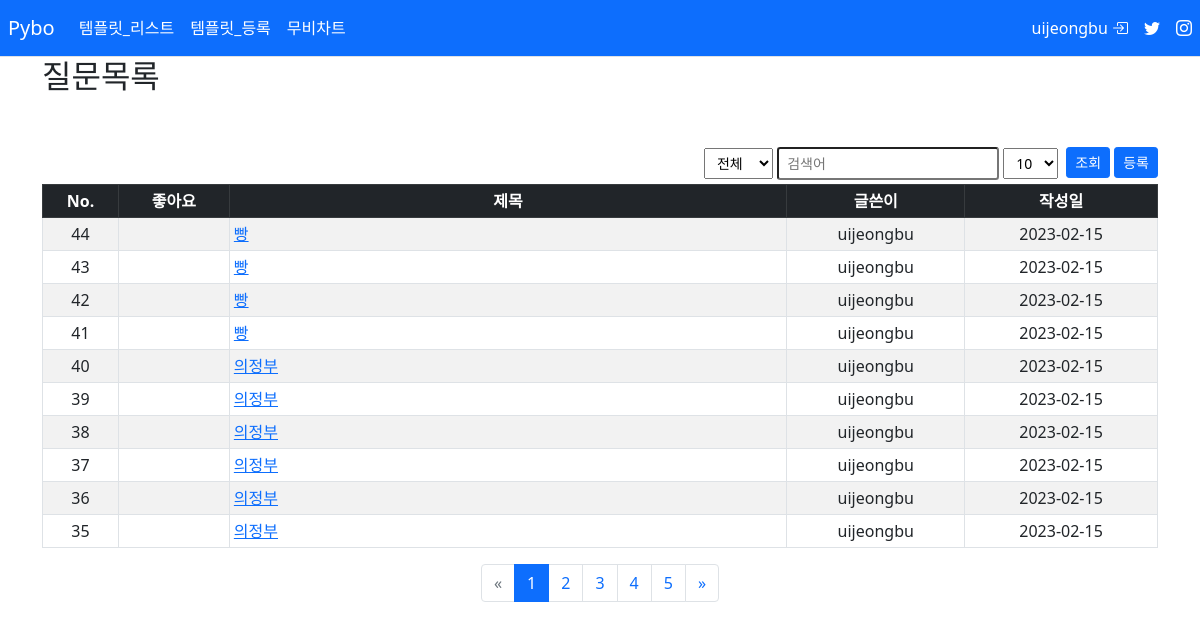
The app's page /pybo/ (signed in) with its own data.
### pybo/models.py (models this page shows, shortened)
class Question(models.Model):
    subject = models.CharField(max_length=200) # 글자수 제한
    content = models.TextField() #글자수 제한이 없는 경우
    create_date = models.DateTimeField() #날짜 + 시간
    author=models.ForeignKey(User,on_delete=models.CASCADE,related_name='author_question')   #회원테이블에 사용자 정보가 삭제 되면 Question 테이블 질문도 모두 삭제
    modify_date = models.DateTimeField(null=True,blank=True)
    voter = models.ManyToManyField(User, related_name='voter_question')

### pybo/views/base_views.py (the view)
# urls.py: path('',base_views.index, name='index'),
def index(request):
    page = request.GET.get('page', '1')  # 페이지
    kw = request.GET.get('kw', '')  # 검색어
    div = request.GET.get('div', '')  # 검색어구분
    size = request.GET.get('size', '10')  # 페이지 사이즈
    logging.info('page:{}'.format(page))
    logging.info('kw:{}'.format(kw))
    logging.info('div:{}'.format(div))
    logging.info('size:{}'.format(size))
    question_list = Question.objects.order_by('-create_date')  # order_by('-필드') desc, asc order_by('필드')
    if '10' == div:
        logging.info('if 10')
        question_list = question_list.filter(subject__contains=kw)
    elif '20' == div:
        logging.info('elif 20')
        question_list = question_list.filter(content__contains=kw)
    elif '30' == div:
        logging.info('elif 30')
        question_list = question_list.filter(author__username__contains=kw)
    paginator = Paginator(question_list, size)
    page_obj = paginator.get_page(page)
    context = {'question_list': page_obj,'kw':kw, 'page':page,'div':div,'size':size}
    logging.info('question_list:{}'.format(page_obj))
    return render(request, 'pybo/question_list.html', context)

### pybo/templatetags/pybo_filter.py (called while the page is built)
@register.filter
def sub(value, arg):
    return value - arg

### templates/pybo/question_list.html (shortened to what this page needs)
    {% extends 'base.html' %}
    {% load pybo_filter %}
    {% block content %}
    <div class="container">
        <div class="text-start mb-5">
            <h2>질문목록</h2>
        </div>
        <div class="d-grid gap-2 d-md-flex justify-content-end ">
            <div class="text-end my-1">
                <select class="form-select-sm"  id="search_div" >
                  <option selected value="">전체</option>
                </select>
                <input type="text" class="form-control-sm" id="search_kw" value="{{ kw | default_if_none:''}}"  placeholder="검색어">
                <select class="form-select-sm" id="page_size" >
                  <option value="10" {% if '10' == size %} selected {% endif %} >10</option>
                </select>
            </div>
            <div class="text-end my-1">
                <button class="btn btn-primary btn-sm" id="btn_search">조회</button>
                <a href="{% url 'pybo:question_create' %}" class="btn btn-primary btn-sm">등록</a>
            </div>
        </div>
        <table class="table table-striped table-hover table-bordered table-sm">
            <thead>
               <tr class="table-dark">
                <th scope="col" class="text-center">No.</th>
                <th scope="col" class="text-center">좋아요</th>
                <th scope="col" class="text-center" style="width: 50%;">제목</th>
                <th scope="col" class="text-center">글쓴이</th>
                <th scope="col" class="text-center">작성일</th>
               </tr>
            </thead>
            <tbody>
            {% if question_list %}
                {% for question in question_list  %}
                    <tr>
                        <td class="text-center">{{ question_list.paginator.count|sub:question_list.start_index|sub:forloop.counter0|add:1   }}</td>
                        <td class="text-start">
                        </td>
                        <td class="text-start"><a href="{% url 'pybo:detail' question.id %}">{{question.subject}}</a>
                        </td>
                        <td class="text-center">{{question.author.username}}</td>
                        <td class="text-center">{{question.create_date|date:"Y-m-d"}}</td>
                    </tr>
                {% endfor  %}
            {% else %}
                    <tr>
                        <td colspan="99">질문이 없습니다.</td>
                    </tr>
            {% endif %}
            </tbody>
        </table>
        <ul class="pagination justify-content-center">
          {% if question_list.has_previous %}
          <li class="page-item">
              <a class="page-link" data-page="{{ question_list.previous_page_number }}"
                 href="javascript:void(0);">&laquo;</a>
          </li>
          {% else %}
          <li class="page-item disabled">
              <a class="page-link" aria-disabled="true" href="#">&laquo;</a>
          </li>
          {% endif%}
          {% for page_number in question_list.paginator.page_range%}
          {% if page_number >= question_list.number|add:-5 and page_number <= question_list.number|add:5 %}
          {% if page_number == question_list.number %}
          <li class="page-item active" aria-current="page">
              <a class="page-link" data-page="{{page_number}}"
                 href="javascript:void(0);">{{page_number}}</a>
          </li>
          {% else %}
          <li class="page-item " aria-current="page">
              <a class="page-link" data-page="{{page_number}}"
                 href="javascript:void(0);">{{page_number}}</a>
          </li>
          {% endif %}
          {% endif %}
          {% endfor %}
          {% if question_list.has_next %}
          <li class="page-item">
              <a class="page-link"  data-page="{{ question_list.next_page_number }}"
                 href="javascript:void(0);">&raquo;</a>
          </li>
          {% else %}
          <li class="page-item">
              <a class="page-link" tabindex="-1" aria-disabled="true"
                 href="javascript:void(0);">&raquo;</a>
          </li>
          {% endif %}
        </ul>
    </div>
    {% endblock %}

### templates/navbar.html (shortened to what this page needs)
  <nav class="navbar navbar-expand-lg  border-bottom navbar-dark bg-primary ps-2">
      <a class="navbar-brand" href="{% url 'pybo:index' %}">Pybo</a>
      <div class="collapse navbar-collapse" id="navbarNav">
        <div class="collapse navbar-collapse justify-content-start" >
            <ul class="navbar-nav">
                <li class="nav-item">
                  <a class="nav-link active" aria-current="page" href="{% url 'pybo:boot_list' %}">템플릿_리스트</a>
                </li>
                <li class="nav-item">
                  <a class="nav-link active" aria-current="page" href="{% url 'pybo:boot_reg' %}">템플릿_등록</a>
                </li>
                <li class="nav-item">
                  <a class="nav-link active" aria-current="page" href="{% url 'pybo:crawling_cgv' %}">무비차트</a>
                </li>
            </ul>
        </div>
      <div class="collapse navbar-collapse justify-content-end" >
          <ul class="navbar-nav">
            <li class="nav-item">
              {% if user.is_authenticated %}
              <a class="nav-link active" aria-current="page"
                 href="{% url 'common:logout' %}">{{ user.username }}
                <i class="bi bi-box-arrow-in-right"></i>
              </a>
              {% else %}
              <a class="nav-link active" aria-current="page"
                 href="{% url 'common:login' %}">로그인
                 <i class="bi bi-box-arrow-left"></i>
              </a>
              {% endif %}
            </li>
            <li class="nav-item">
                <a class="nav-link active" aria-current="page"
                 href="#">
                    <i class="bi bi-twitter"></i>
                </a>
            </li>
            <li class="nav-item">
              <a class="nav-link active" aria-current="page"
                 href="#">
                  <i class="bi bi-instagram"></i>
              </a>
            </li>
          </ul>
      </div>
    </div>
  </nav>

### records on screen
Question: paginator.count|sub "44", subject "빵", author.username "uijeongbu", create_date "2023-02-15"
Question: paginator.count|sub "43", subject "빵", author.username "uijeongbu", create_date "2023-02-15"
Question: paginator.count|sub "42", subject "빵", author.username "uijeongbu", create_date "2023-02-15"
Question: paginator.count|sub "41", subject "빵", author.username "uijeongbu", create_date "2023-02-15"
Question: paginator.count|sub "40", subject "의정부", author.username "uijeongbu", create_date "2023-02-15"
Question: paginator.count|sub "39", subject "의정부", author.username "uijeongbu", create_date "2023-02-15"
Question: paginator.count|sub "38", subject "의정부", author.username "uijeongbu", create_date "2023-02-15"
Question: paginator.count|sub "37", subject "의정부", author.username "uijeongbu", create_date "2023-02-15"
Question: paginator.count|sub "36", subject "의정부", author.username "uijeongbu", create_date "2023-02-15"
Question: paginator.count|sub "35", subject "의정부", author.username "uijeongbu", create_date "2023-02-15"

### other values on screen
{{ user.username }} "uijeongbu"
{{ page_number }} "1"
{{ page_number }} "2" "3" "4" "5"
